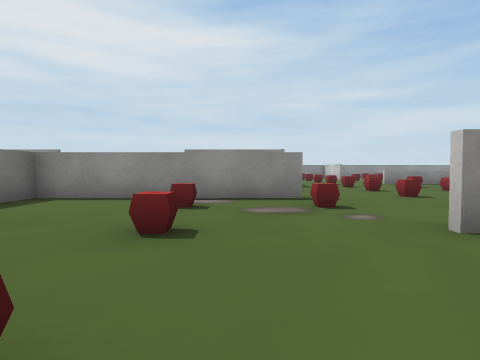
[1] (above)

24 first-person views from a walk through a 3-D level made in the Unity game engine. The camera is 0.52 m above the floor, tilts 2° down and sees 80° across. The floor is counted in squares, 1 m on a side. Each view is taken from the middle of a square. On the plan, view 1 faces up. The plan holds only what a view shows up to about 9 squares ahead; the rest is blank. The place goes on beyond the plan. The player is left out. Some animated figures are left out. Some surface patterns are stand-ins.

[2]
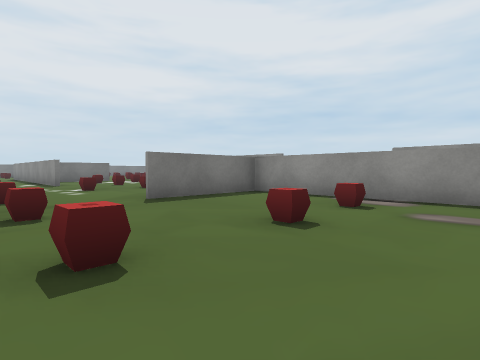

[3]
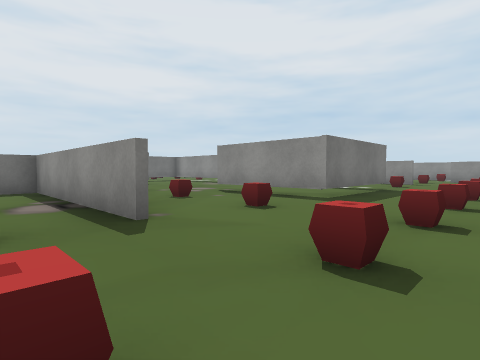

[4]
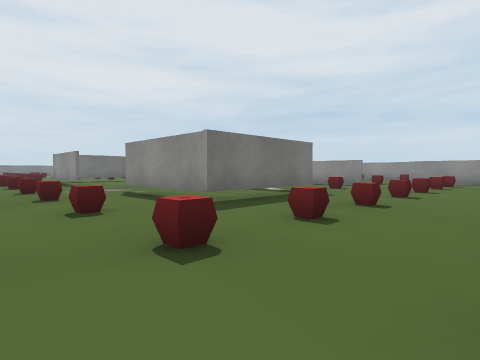

[5]
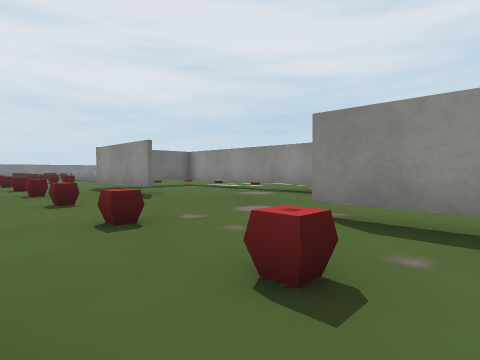

[6]
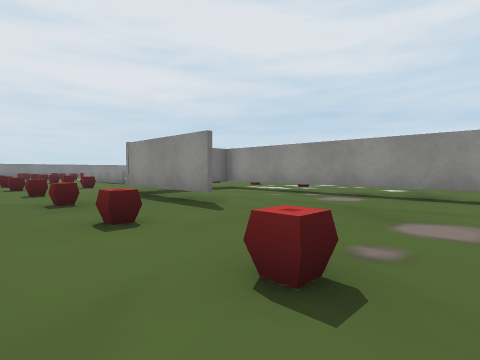

[7]
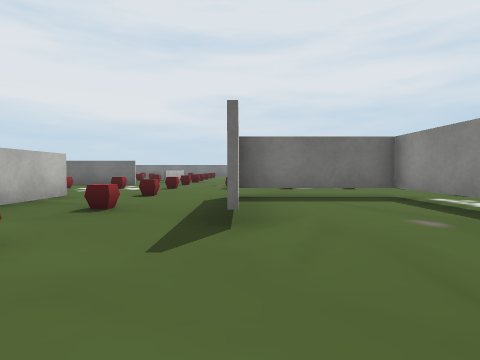

[8]
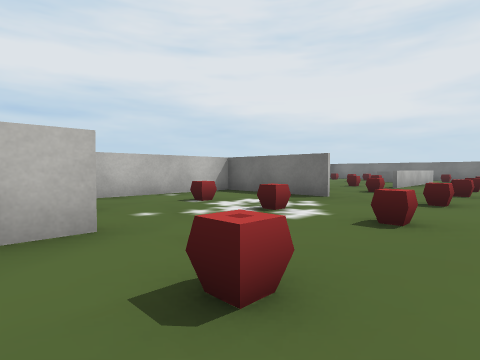

[9]
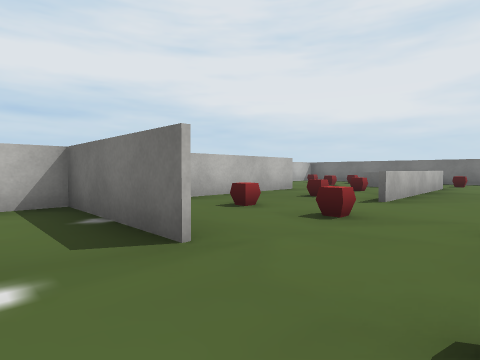

[10]
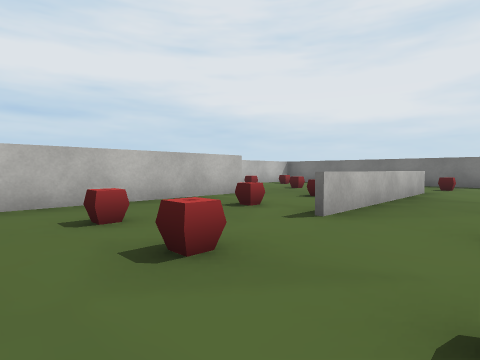

[11]
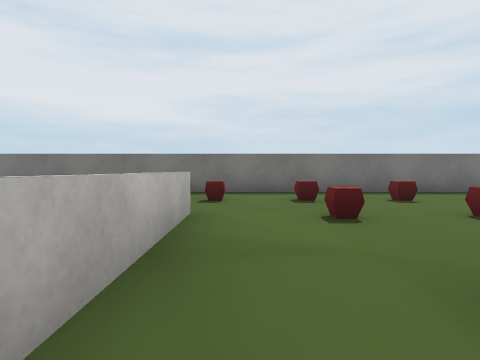

[12]
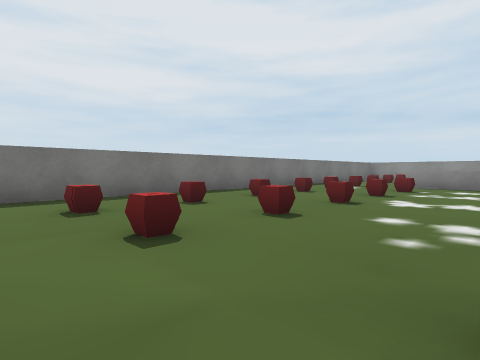

[13]
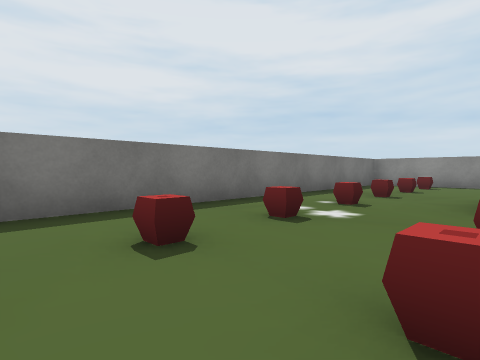

[14]
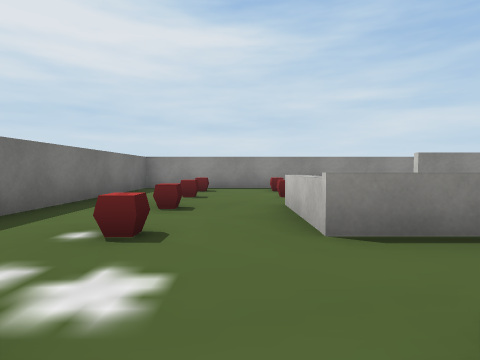

[15]
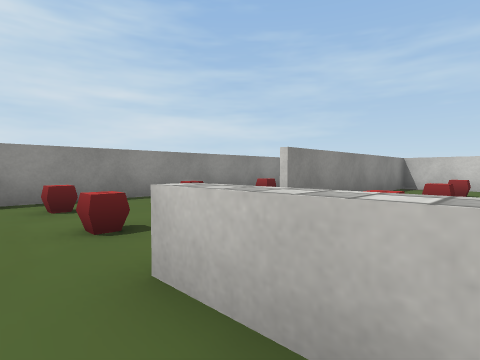

[16]
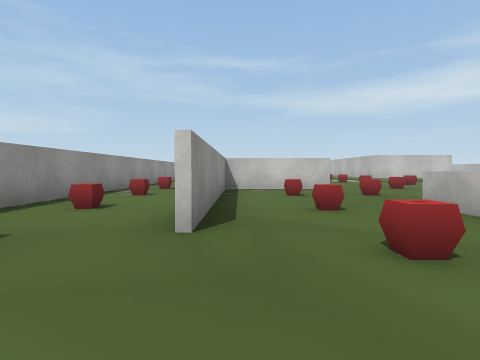

[17]
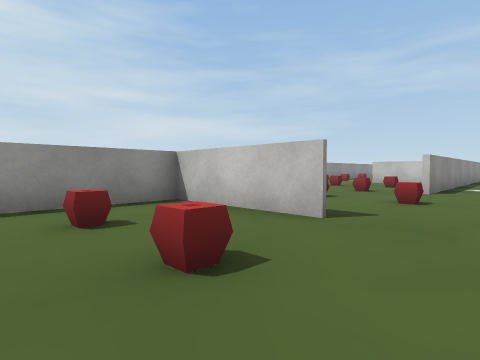

[18]
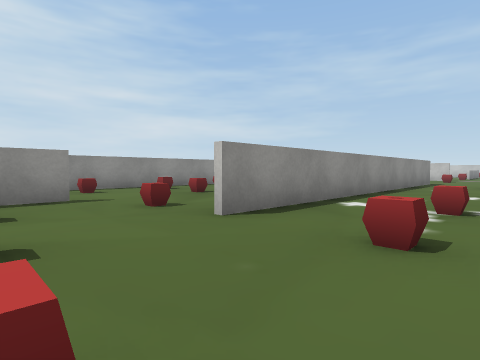

[19]
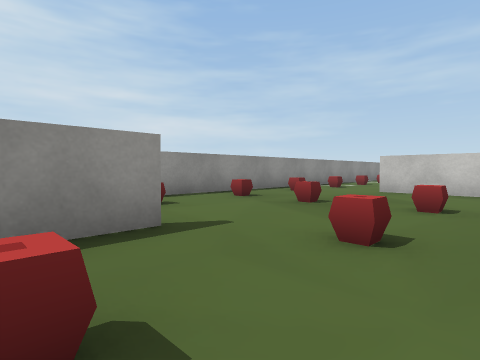

[20]
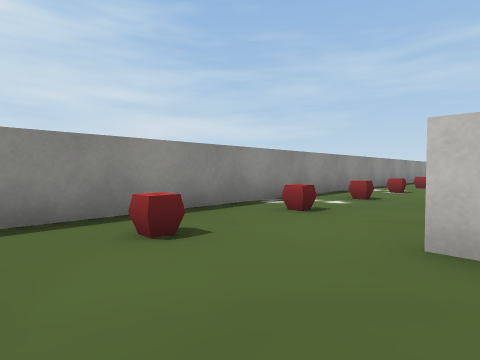

[21]
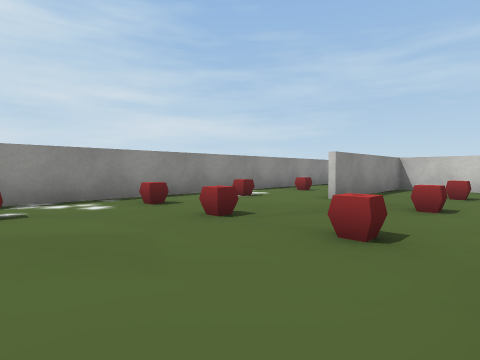

[22]
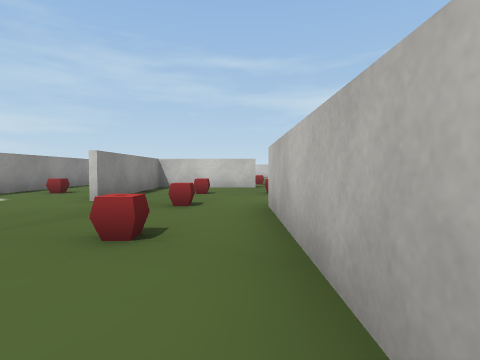

[23]
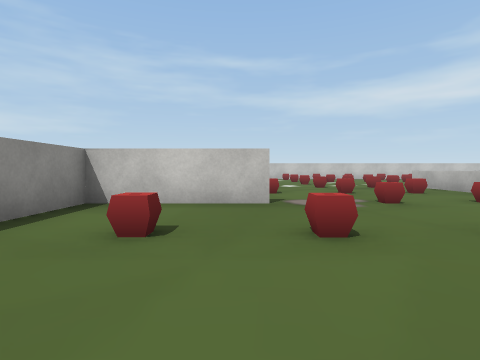

[24]
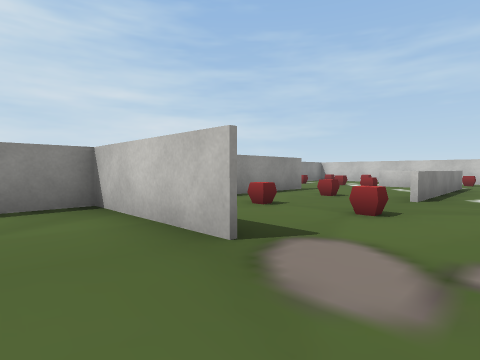

### Floor plan
Key: @ floor where view 1 was taken; # wall or solid block; . floor; = window, fence, low wall or low ledge; ^ raised ledge; T thing the floor can be seen under or through; O other object.
Columns run from 25 left of view 1 to 14 right of it. Each row starts with its distance up from view 1.
 22  #############  ################
 21 #............   ................
 20 #.O.O.O.O.O.O   O.O.O.O.O.O.O..
 19 #.O.O......     ..O.....O....
 18 #......#########.....#.....#########..
 17 #.O.^.O.O.O.# O.O.O..#..O.O.O..=O.O..O.=
 16 #...^.......#....... #.........=.......=
 15 #.O.== =#.O...O.###########.O...O..====#
 14 #.O.O.   ...O.O.O.O.......O.O..OO.O.
 13 #.....      ...........  ...........
 12 #.O.O.        ..TTTTTTT   #.O..OO.O.
 11 #......       ..T.........T.... ===
 10 #.O.O..       ..T.........T.O..
  9 #.O.O..       O.TT##....TTT.O.O
  8 #......     ...................
  7 #.O.O...O...O.O.O.O.O.O.O.O.O.O
  6 #.O...........O.............O..
  5 #...^===#.O.#...###  ######...
  4 #   ^.O.O.O.#.O...O  #..O.O.O.
  3 #   ........#........#......
  2 #   O..#########..O.....O..#
  1 #                  .O.O.O..
  0 #                    ....@.

Where each view was taken, in squares from view 1:
view 1: 0 up, 0 right, facing up
view 2: 0 up, 1 right, facing up-left
view 3: 4 up, 4 right, facing up-left
view 4: 6 up, 5 right, facing up-left
view 5: 6 up, 0 right, facing up-left
view 6: 6 up, 2 left, facing up-left
view 7: 9 up, 3 left, facing left
view 8: 8 up, 8 left, facing down-left
view 9: 7 up, 12 left, facing down-left
view 10: 7 up, 14 left, facing down-left
view 11: 6 up, 18 left, facing left
view 12: 6 up, 19 left, facing up-left
view 13: 11 up, 21 left, facing up-left
view 14: 13 up, 22 left, facing up
view 15: 16 up, 22 left, facing up-right
view 16: 18 up, 21 left, facing right
view 17: 14 up, 16 left, facing up-right
view 18: 13 up, 11 left, facing up-right
view 19: 16 up, 11 left, facing up-right
view 20: 18 up, 6 left, facing up-right
view 21: 16 up, 3 left, facing up-right
view 22: 16 up, 3 left, facing right
view 23: 16 up, 1 right, facing right
view 24: 14 up, 4 right, facing up-right
